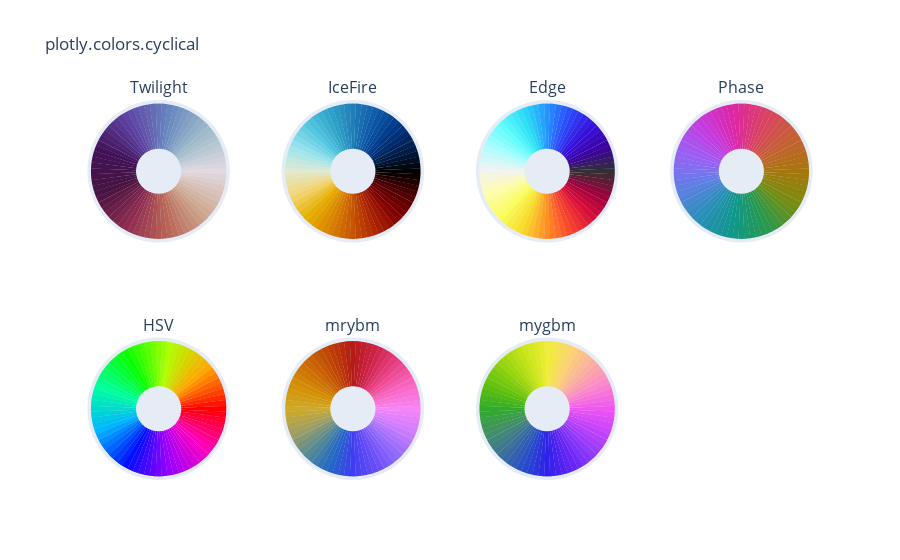

The notebook cell saved with this chart:
### Code cell
#Cyclical Color scales
fig = px.colors.cyclical.swatches_cyclical()
fig.show()

### Figure 1 — Plotly figure (JSON) as saved in the notebook; plotly's stock layout.template omitted (floating-point values rounded to 4 significant figures)
{"data": [{"base": 0.5, "marker": {"cmax": 360, "cmin": 0, "color": [0, 5, 10, 15, 20, 25, 30, 35, 40, 45, 50, 55, 60, 65, 70, 75, 80, 85, 90, 95, 100, 105, 110, 115, 120, 125, 130, 135, 140, 145, 150, 155, 160, 165, 170, 175, 180, 185, 190, 195, 200, 205, 210, 215, 220, 225, 230, 235, 240, 245, 250, 255, 260, 265, 270, 275, 280, 285, 290, 295, 300, 305, 310, 315, 320, 325, 330, 335, 340, 345, 350, 355], "colorscale": [[0, "#e2d9e2"], [0.1111, "#9ebbc9"], [0.2222, "#6785be"], [0.3333, "#5e43a5"], [0.4444, "#421257"], [0.5556, "#471340"], [0.6667, "#8e2c50"], [0.7778, "#ba6657"], [0.8889, "#ceac94"], [1, "#e2d9e2"]], "line": {"width": 0}}, "name": "Twilight", "r": [1, 1, 1, 1, 1, 1, 1, 1, 1, 1, 1, 1, 1, 1, 1, 1, 1, 1, 1, 1, 1, 1, 1, 1, 1, 1, 1, 1, 1, 1, 1, 1, 1, 1, 1, 1, 1, 1, 1, 1, 1, 1, 1, 1, 1, 1, 1, 1, 1, 1, 1, 1, 1, 1, 1, 1, 1, 1, 1, 1, 1, 1, 1, 1, 1, 1, 1, 1, 1, 1, 1, 1], "showlegend": false, "subplot": "polar", "theta": [0, 5, 10, 15, 20, 25, 30, 35, 40, 45, 50, 55, 60, 65, 70, 75, 80, 85, 90, 95, 100, 105, 110, 115, 120, 125, 130, 135, 140, 145, 150, 155, 160, 165, 170, 175, 180, 185, 190, 195, 200, 205, 210, 215, 220, 225, 230, 235, 240, 245, 250, 255, 260, 265, 270, 275, 280, 285, 290, 295, 300, 305, 310, 315, 320, 325, 330, 335, 340, 345, 350, 355], "type": "barpolar", "width": 5.2}, {"base": 0.5, "marker": {"cmax": 360, "cmin": 0, "color": [0, 5, 10, 15, 20, 25, 30, 35, 40, 45, 50, 55, 60, 65, 70, 75, 80, 85, 90, 95, 100, 105, 110, 115, 120, 125, 130, 135, 140, 145, 150, 155, 160, 165, 170, 175, 180, 185, 190, 195, 200, 205, 210, 215, 220, 225, 230, 235, 240, 245, 250, 255, 260, 265, 270, 275, 280, 285, 290, 295, 300, 305, 310, 315, 320, 325, 330, 335, 340, 345, 350, 355], "colorscale": [[0, "#000000"], [0.0625, "#001f4d"], [0.125, "#003786"], [0.1875, "#0e58a8"], [0.25, "#217eb8"], [0.3125, "#30a4ca"], [0.375, "#54c8df"], [0.4375, "#9be4ef"], [0.5, "#e1e9d1"], [0.5625, "#f3d573"], [0.625, "#e7b000"], [0.6875, "#da8200"], [0.75, "#c65400"], [0.8125, "#ac2301"], [0.875, "#820000"], [0.9375, "#4c0000"], [1, "#000000"]], "line": {"width": 0}}, "name": "IceFire", "r": [1, 1, 1, 1, 1, 1, 1, 1, 1, 1, 1, 1, 1, 1, 1, 1, 1, 1, 1, 1, 1, 1, 1, 1, 1, 1, 1, 1, 1, 1, 1, 1, 1, 1, 1, 1, 1, 1, 1, 1, 1, 1, 1, 1, 1, 1, 1, 1, 1, 1, 1, 1, 1, 1, 1, 1, 1, 1, 1, 1, 1, 1, 1, 1, 1, 1, 1, 1, 1, 1, 1, 1], "showlegend": false, "subplot": "polar2", "theta": [0, 5, 10, 15, 20, 25, 30, 35, 40, 45, 50, 55, 60, 65, 70, 75, 80, 85, 90, 95, 100, 105, 110, 115, 120, 125, 130, 135, 140, 145, 150, 155, 160, 165, 170, 175, 180, 185, 190, 195, 200, 205, 210, 215, 220, 225, 230, 235, 240, 245, 250, 255, 260, 265, 270, 275, 280, 285, 290, 295, 300, 305, 310, 315, 320, 325, 330, 335, 340, 345, 350, 355], "type": "barpolar", "width": 5.2}, {"base": 0.5, "marker": {"cmax": 360, "cmin": 0, "color": [0, 5, 10, 15, 20, 25, 30, 35, 40, 45, 50, 55, 60, 65, 70, 75, 80, 85, 90, 95, 100, 105, 110, 115, 120, 125, 130, 135, 140, 145, 150, 155, 160, 165, 170, 175, 180, 185, 190, 195, 200, 205, 210, 215, 220, 225, 230, 235, 240, 245, 250, 255, 260, 265, 270, 275, 280, 285, 290, 295, 300, 305, 310, 315, 320, 325, 330, 335, 340, 345, 350, 355], "colorscale": [[0, "#313131"], [0.0625, "#3d019d"], [0.125, "#3810dc"], [0.1875, "#2d47f9"], [0.25, "#2593ff"], [0.3125, "#2adef6"], [0.375, "#60fdfa"], [0.4375, "#aefdff"], [0.5, "#f3f3f1"], [0.5625, "#fffda9"], [0.625, "#fafd5b"], [0.6875, "#f7da29"], [0.75, "#ff8e25"], [0.8125, "#f8432d"], [0.875, "#d90d39"], [0.9375, "#97023d"], [1, "#313131"]], "line": {"width": 0}}, "name": "Edge", "r": [1, 1, 1, 1, 1, 1, 1, 1, 1, 1, 1, 1, 1, 1, 1, 1, 1, 1, 1, 1, 1, 1, 1, 1, 1, 1, 1, 1, 1, 1, 1, 1, 1, 1, 1, 1, 1, 1, 1, 1, 1, 1, 1, 1, 1, 1, 1, 1, 1, 1, 1, 1, 1, 1, 1, 1, 1, 1, 1, 1, 1, 1, 1, 1, 1, 1, 1, 1, 1, 1, 1, 1], "showlegend": false, "subplot": "polar3", "theta": [0, 5, 10, 15, 20, 25, 30, 35, 40, 45, 50, 55, 60, 65, 70, 75, 80, 85, 90, 95, 100, 105, 110, 115, 120, 125, 130, 135, 140, 145, 150, 155, 160, 165, 170, 175, 180, 185, 190, 195, 200, 205, 210, 215, 220, 225, 230, 235, 240, 245, 250, 255, 260, 265, 270, 275, 280, 285, 290, 295, 300, 305, 310, 315, 320, 325, 330, 335, 340, 345, 350, 355], "type": "barpolar", "width": 5.2}, {"base": 0.5, "marker": {"cmax": 360, "cmin": 0, "color": [0, 5, 10, 15, 20, 25, 30, 35, 40, 45, 50, 55, 60, 65, 70, 75, 80, 85, 90, 95, 100, 105, 110, 115, 120, 125, 130, 135, 140, 145, 150, 155, 160, 165, 170, 175, 180, 185, 190, 195, 200, 205, 210, 215, 220, 225, 230, 235, 240, 245, 250, 255, 260, 265, 270, 275, 280, 285, 290, 295, 300, 305, 310, 315, 320, 325, 330, 335, 340, 345, 350, 355], "colorscale": [[0, "rgb(167, 119, 12)"], [0.09091, "rgb(197, 96, 51)"], [0.1818, "rgb(217, 67, 96)"], [0.2727, "rgb(221, 38, 163)"], [0.3636, "rgb(196, 59, 224)"], [0.4545, "rgb(153, 97, 244)"], [0.5455, "rgb(95, 127, 228)"], [0.6364, "rgb(40, 144, 183)"], [0.7273, "rgb(15, 151, 136)"], [0.8182, "rgb(39, 153, 79)"], [0.9091, "rgb(119, 141, 17)"], [1, "rgb(167, 119, 12)"]], "line": {"width": 0}}, "name": "Phase", "r": [1, 1, 1, 1, 1, 1, 1, 1, 1, 1, 1, 1, 1, 1, 1, 1, 1, 1, 1, 1, 1, 1, 1, 1, 1, 1, 1, 1, 1, 1, 1, 1, 1, 1, 1, 1, 1, 1, 1, 1, 1, 1, 1, 1, 1, 1, 1, 1, 1, 1, 1, 1, 1, 1, 1, 1, 1, 1, 1, 1, 1, 1, 1, 1, 1, 1, 1, 1, 1, 1, 1, 1], "showlegend": false, "subplot": "polar4", "theta": [0, 5, 10, 15, 20, 25, 30, 35, 40, 45, 50, 55, 60, 65, 70, 75, 80, 85, 90, 95, 100, 105, 110, 115, 120, 125, 130, 135, 140, 145, 150, 155, 160, 165, 170, 175, 180, 185, 190, 195, 200, 205, 210, 215, 220, 225, 230, 235, 240, 245, 250, 255, 260, 265, 270, 275, 280, 285, 290, 295, 300, 305, 310, 315, 320, 325, 330, 335, 340, 345, 350, 355], "type": "barpolar", "width": 5.2}, {"base": 0.5, "marker": {"cmax": 360, "cmin": 0, "color": [0, 5, 10, 15, 20, 25, 30, 35, 40, 45, 50, 55, 60, 65, 70, 75, 80, 85, 90, 95, 100, 105, 110, 115, 120, 125, 130, 135, 140, 145, 150, 155, 160, 165, 170, 175, 180, 185, 190, 195, 200, 205, 210, 215, 220, 225, 230, 235, 240, 245, 250, 255, 260, 265, 270, 275, 280, 285, 290, 295, 300, 305, 310, 315, 320, 325, 330, 335, 340, 345, 350, 355], "colorscale": [[0, "#ff0000"], [0.1111, "#ffa700"], [0.2222, "#afff00"], [0.3333, "#08ff00"], [0.4444, "#00ff9f"], [0.5556, "#00b7ff"], [0.6667, "#0010ff"], [0.7778, "#9700ff"], [0.8889, "#ff00bf"], [1, "#ff0000"]], "line": {"width": 0}}, "name": "HSV", "r": [1, 1, 1, 1, 1, 1, 1, 1, 1, 1, 1, 1, 1, 1, 1, 1, 1, 1, 1, 1, 1, 1, 1, 1, 1, 1, 1, 1, 1, 1, 1, 1, 1, 1, 1, 1, 1, 1, 1, 1, 1, 1, 1, 1, 1, 1, 1, 1, 1, 1, 1, 1, 1, 1, 1, 1, 1, 1, 1, 1, 1, 1, 1, 1, 1, 1, 1, 1, 1, 1, 1, 1], "showlegend": false, "subplot": "polar5", "theta": [0, 5, 10, 15, 20, 25, 30, 35, 40, 45, 50, 55, 60, 65, 70, 75, 80, 85, 90, 95, 100, 105, 110, 115, 120, 125, 130, 135, 140, 145, 150, 155, 160, 165, 170, 175, 180, 185, 190, 195, 200, 205, 210, 215, 220, 225, 230, 235, 240, 245, 250, 255, 260, 265, 270, 275, 280, 285, 290, 295, 300, 305, 310, 315, 320, 325, 330, 335, 340, 345, 350, 355], "type": "barpolar", "width": 5.2}, {"base": 0.5, "marker": {"cmax": 360, "cmin": 0, "color": [0, 5, 10, 15, 20, 25, 30, 35, 40, 45, 50, 55, 60, 65, 70, 75, 80, 85, 90, 95, 100, 105, 110, 115, 120, 125, 130, 135, 140, 145, 150, 155, 160, 165, 170, 175, 180, 185, 190, 195, 200, 205, 210, 215, 220, 225, 230, 235, 240, 245, 250, 255, 260, 265, 270, 275, 280, 285, 290, 295, 300, 305, 310, 315, 320, 325, 330, 335, 340, 345, 350, 355], "colorscale": [[0, "#f884f7"], [0.0625, "#f968c4"], [0.125, "#ea4388"], [0.1875, "#cf244b"], [0.25, "#b51a15"], [0.3125, "#bd4304"], [0.375, "#cc6904"], [0.4375, "#d58f04"], [0.5, "#cfaa27"], [0.5625, "#a19f62"], [0.625, "#588a93"], [0.6875, "#2269c4"], [0.75, "#3e3ef0"], [0.8125, "#6b4ef9"], [0.875, "#956bfa"], [0.9375, "#cd7dfe"], [1, "#f884f7"]], "line": {"width": 0}}, "name": "mrybm", "r": [1, 1, 1, 1, 1, 1, 1, 1, 1, 1, 1, 1, 1, 1, 1, 1, 1, 1, 1, 1, 1, 1, 1, 1, 1, 1, 1, 1, 1, 1, 1, 1, 1, 1, 1, 1, 1, 1, 1, 1, 1, 1, 1, 1, 1, 1, 1, 1, 1, 1, 1, 1, 1, 1, 1, 1, 1, 1, 1, 1, 1, 1, 1, 1, 1, 1, 1, 1, 1, 1, 1, 1], "showlegend": false, "subplot": "polar6", "theta": [0, 5, 10, 15, 20, 25, 30, 35, 40, 45, 50, 55, 60, 65, 70, 75, 80, 85, 90, 95, 100, 105, 110, 115, 120, 125, 130, 135, 140, 145, 150, 155, 160, 165, 170, 175, 180, 185, 190, 195, 200, 205, 210, 215, 220, 225, 230, 235, 240, 245, 250, 255, 260, 265, 270, 275, 280, 285, 290, 295, 300, 305, 310, 315, 320, 325, 330, 335, 340, 345, 350, 355], "type": "barpolar", "width": 5.2}, {"base": 0.5, "marker": {"cmax": 360, "cmin": 0, "color": [0, 5, 10, 15, 20, 25, 30, 35, 40, 45, 50, 55, 60, 65, 70, 75, 80, 85, 90, 95, 100, 105, 110, 115, 120, 125, 130, 135, 140, 145, 150, 155, 160, 165, 170, 175, 180, 185, 190, 195, 200, 205, 210, 215, 220, 225, 230, 235, 240, 245, 250, 255, 260, 265, 270, 275, 280, 285, 290, 295, 300, 305, 310, 315, 320, 325, 330, 335, 340, 345, 350, 355], "colorscale": [[0, "#ef55f1"], [0.0625, "#fb84ce"], [0.125, "#fbafa1"], [0.1875, "#fcd471"], [0.25, "#f0ed35"], [0.3125, "#c6e516"], [0.375, "#96d310"], [0.4375, "#61c10b"], [0.5, "#31ac28"], [0.5625, "#439064"], [0.625, "#3d719a"], [0.6875, "#284ec8"], [0.75, "#2e21ea"], [0.8125, "#6324f5"], [0.875, "#9139fa"], [0.9375, "#c543fa"], [1, "#ef55f1"]], "line": {"width": 0}}, "name": "mygbm", "r": [1, 1, 1, 1, 1, 1, 1, 1, 1, 1, 1, 1, 1, 1, 1, 1, 1, 1, 1, 1, 1, 1, 1, 1, 1, 1, 1, 1, 1, 1, 1, 1, 1, 1, 1, 1, 1, 1, 1, 1, 1, 1, 1, 1, 1, 1, 1, 1, 1, 1, 1, 1, 1, 1, 1, 1, 1, 1, 1, 1, 1, 1, 1, 1, 1, 1, 1, 1, 1, 1, 1, 1], "showlegend": false, "subplot": "polar7", "theta": [0, 5, 10, 15, 20, 25, 30, 35, 40, 45, 50, 55, 60, 65, 70, 75, 80, 85, 90, 95, 100, 105, 110, 115, 120, 125, 130, 135, 140, 145, 150, 155, 160, 165, 170, 175, 180, 185, 190, 195, 200, 205, 210, 215, 220, 225, 230, 235, 240, 245, 250, 255, 260, 265, 270, 275, 280, 285, 290, 295, 300, 305, 310, 315, 320, 325, 330, 335, 340, 345, 350, 355], "type": "barpolar", "width": 5.2}], "layout": {"annotations": [{"font": {"size": 16}, "showarrow": false, "text": "Twilight", "x": 0.1062, "xanchor": "center", "xref": "paper", "y": 1, "yanchor": "bottom", "yref": "paper"}, {"font": {"size": 16}, "showarrow": false, "text": "IceFire", "x": 0.3688, "xanchor": "center", "xref": "paper", "y": 1, "yanchor": "bottom", "yref": "paper"}, {"font": {"size": 16}, "showarrow": false, "text": "Edge", "x": 0.6313, "xanchor": "center", "xref": "paper", "y": 1, "yanchor": "bottom", "yref": "paper"}, {"font": {"size": 16}, "showarrow": false, "text": "Phase", "x": 0.8938, "xanchor": "center", "xref": "paper", "y": 1, "yanchor": "bottom", "yref": "paper"}, {"font": {"size": 16}, "showarrow": false, "text": "HSV", "x": 0.1062, "xanchor": "center", "xref": "paper", "y": 0.375, "yanchor": "bottom", "yref": "paper"}, {"font": {"size": 16}, "showarrow": false, "text": "mrybm", "x": 0.3688, "xanchor": "center", "xref": "paper", "y": 0.375, "yanchor": "bottom", "yref": "paper"}, {"font": {"size": 16}, "showarrow": false, "text": "mygbm", "x": 0.6313, "xanchor": "center", "xref": "paper", "y": 0.375, "yanchor": "bottom", "yref": "paper"}], "polar": {"angularaxis": {"visible": false}, "domain": {"x": [0, 0.2125], "y": [0.625, 1]}, "radialaxis": {"visible": false}}, "polar2": {"angularaxis": {"visible": false}, "domain": {"x": [0.2625, 0.475], "y": [0.625, 1]}, "radialaxis": {"visible": false}}, "polar3": {"angularaxis": {"visible": false}, "domain": {"x": [0.525, 0.7375], "y": [0.625, 1]}, "radialaxis": {"visible": false}}, "polar4": {"angularaxis": {"visible": false}, "domain": {"x": [0.7875, 1], "y": [0.625, 1]}, "radialaxis": {"visible": false}}, "polar5": {"angularaxis": {"visible": false}, "domain": {"x": [0, 0.2125], "y": [0, 0.375]}, "radialaxis": {"visible": false}}, "polar6": {"angularaxis": {"visible": false}, "domain": {"x": [0.2625, 0.475], "y": [0, 0.375]}, "radialaxis": {"visible": false}}, "polar7": {"angularaxis": {"visible": false}, "domain": {"x": [0.525, 0.7375], "y": [0, 0.375]}, "radialaxis": {"visible": false}}, "polar8": {"angularaxis": {"visible": false}, "domain": {"x": [0.7875, 1], "y": [0, 0.375]}, "radialaxis": {"visible": false}}, "title": {"text": "plotly.colors.cyclical"}}}
